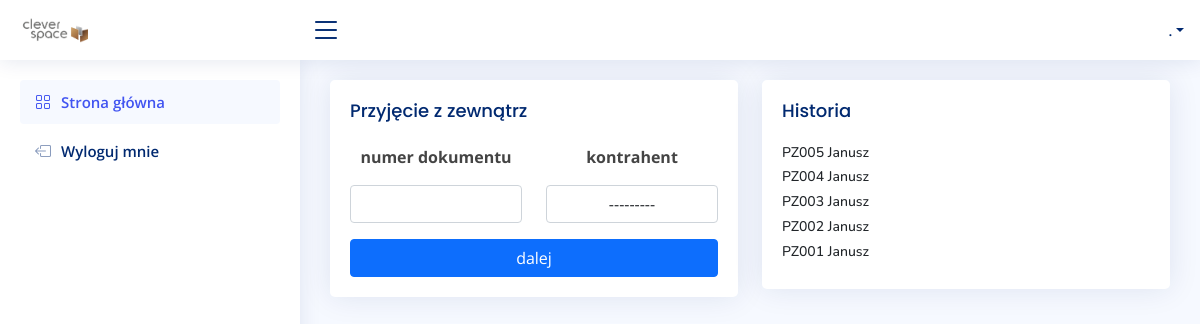
The page /stock/grn/ on the database as committed earlier.
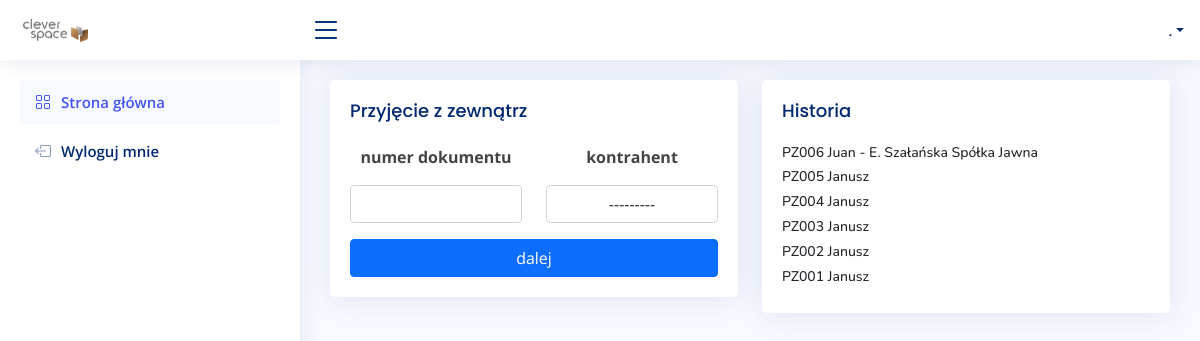
The same page on the database as committed later.
### stock/models.py (models this page shows, shortened)
class GoodsReceivedNote(models.Model):
    user = models.ForeignKey(settings.AUTH_USER_MODEL, on_delete=models.CASCADE)
    contractor = models.ForeignKey(Contractor, on_delete=models.CASCADE, blank=False)
    documentID = models.CharField(max_length=255, blank=False, null=False)
    date = models.DateTimeField(auto_now_add=True)

class Contractor(models.Model):
    name = models.CharField(max_length=200)
    nip = models.CharField(max_length=13)
    regon = models.CharField(max_length=13, blank=True)
    phone = PhoneNumberField(blank=True)
    fax = PhoneNumberField(blank=True)
    def __str__(self):
        return self.name

### stock/views.py (the view, shortened to what this page needs)
# urls.py: path('grn/', views.GRN, name='grn'),
def GRN(request):
    grns = GoodsReceivedNote.objects.all().order_by('-date')
    form = grnCreateForm()
    ctx = {
        'grns': grns,
        'form': form,
           }
    return render(request, 'production/grn.html', ctx)

### stock/forms.py
class grnCreateForm(forms.ModelForm):
    class Meta:
        model = GoodsReceivedNote
        fields = ('documentID', 'contractor')
    def __init__(self, *args, **kwargs):
        super(grnCreateForm, self).__init__(*args, **kwargs)
        for input, field in self.fields.items():
            field.widget.attrs['class'] = 'form-control'

### production/templates/production/grn.html
{% extends 'main.html' %}
{% block content %}
<div class="row">
<div class="col-sm-6">
  <div class="card">
    <div class="card-body">
     <h5 class="card-title">Przyjęcie z zewnątrz</h5>
     	<div class="col-sm-12">
     		<form method="POST" action="">{% csrf_token %}
               <div class="row">
               	<div class="col-sm-6"><p class="text-center fw-bold">numer dokumentu</p> {{ form.documentID }} </div>
      			<div class="col-sm-6"><p class="text-center fw-bold">kontrahent</p> {{ form.contractor }}</div>
               </div>
               <div class="row">
      			<div class="col-sm-12 d-grid gap-2 mt-3"><button type="submit" class="btn btn-primary float-end ">dalej</button></div>
               </div>
         </form>
         </div>
   </div>
 </div>
</div>
<div class="col-sm-6">
  <div class="card">
    <div class="card-body">
     <h5 class="card-title">Historia</h5>
        {% for grn in grns %}
        	<h6 class="small"><a href="{% url 'detail-grn' grn.id %}" class="link-dark">PZ{{ grn.id|stringformat:"03d"}} {{ grn.contractor }}</h6>
        {% endfor %}
   </div>
 </div>
</div>
</div>
{% endblock %}

Rows that differ between the two databases and show on the page:
added GoodsReceivedNote: id "006", contractor "Juan - E. Szałańska Spółka Jawna"
